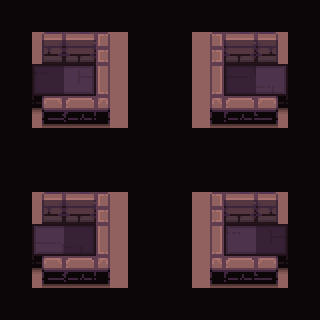

Tiled map render using the project's own tile images. Description and the whole map definition, tile-layer contents included, below:
An orthogonal 10x10 tile map with 32x32 px tiles, 4 tile layers (path, types, ground, floor_shadow), 1 hidden layer not drawn and 10 objects (4x switch, 4x hero, frame, strategy).

<map version="1.2" tiledversion="2019.03.13" orientation="orthogonal" renderorder="right-down" width="10" height="10" tilewidth="32" tileheight="32" infinite="0" nextlayerid="124" nextobjectid="21">
 <tileset firstgid="1" name="tileset" tilewidth="32" tileheight="32" spacing="2" margin="1" tilecount="200" columns="10">
  <image source="tileset.png" trans="000000" width="340" height="680" />
  <terraintypes>
   <terrain name="floor" tile="79" />
   <terrain name="wall" tile="69" />
   <terrain name="hole" tile="78" />
   <terrain name="infected" tile="77" />
  </terraintypes>
 </tileset>
 <layer id="119" name="checkers" width="10" height="10" visible="0">
  <data encoding="csv">
69,0,69,0,69,0,69,0,69,0,
0,69,0,69,0,69,0,69,0,69,
69,0,69,0,69,0,69,0,69,0,
0,69,0,69,0,69,0,69,0,69,
69,0,69,0,69,0,69,0,69,0,
0,69,0,69,0,69,0,69,0,69,
69,0,69,0,69,0,69,0,69,0,
0,69,0,69,0,69,0,69,0,69,
69,0,69,0,69,0,69,0,69,0,
0,69,0,69,0,69,0,69,0,69
</data>
 </layer>
 <layer id="120" name="path" width="10" height="10">
  <data encoding="csv">
0,0,0,0,0,0,0,0,0,0,
79,0,0,0,0,0,0,0,0,79,
79,80,80,0,0,0,0,80,80,79,
79,0,0,0,0,0,0,0,0,79,
0,0,0,0,0,0,0,0,0,0,
0,0,0,0,0,0,0,0,0,0,
79,0,0,0,0,0,0,0,0,79,
79,80,80,0,0,0,0,80,80,79,
79,0,0,0,0,0,0,0,0,79,
0,0,0,0,0,0,0,0,0,0
</data>
 </layer>
 <objectgroup id="2" name="objects">
  <object id="11" name="switch" type="switch" x="238.333" y="244">
   <properties>
    <property name="autoDisable" type="bool" value="true" />
   </properties>
   <point />
  </object>
  <object id="13" name="switch" type="switch" x="79.667" y="243.333">
   <properties>
    <property name="autoDisable" type="bool" value="true" />
   </properties>
   <point />
  </object>
  <object id="14" name="switch" type="switch" x="240.667" y="84">
   <properties>
    <property name="autoDisable" type="bool" value="true" />
   </properties>
   <point />
  </object>
  <object id="15" name="switch" type="switch" x="80.667" y="84">
   <properties>
    <property name="autoDisable" type="bool" value="true" />
   </properties>
   <point />
  </object>
  <object id="9" name="hero" type="hero" x="272" y="243.333">
   <properties>
    <property name="initialDirection" value="w" />
   </properties>
   <point />
  </object>
  <object id="16" name="hero" type="hero" x="46.333" y="242">
   <properties>
    <property name="initialDirection" value="e" />
   </properties>
   <point />
  </object>
  <object id="17" name="hero" type="hero" x="270" y="82.667">
   <properties>
    <property name="initialDirection" value="w" />
   </properties>
   <point />
  </object>
  <object id="18" name="hero" type="hero" x="50.667" y="85.333">
   <properties>
    <property name="initialDirection" value="e" />
   </properties>
   <point />
  </object>
 </objectgroup>
 <objectgroup id="14" name="camera">
  <object id="19" name="frame" type="frame" x="33" y="29.5" width="256.5" height="239" />
  <object id="20" name="strategy" type="strategy" x="-8" y="130">
   <point />
  </object>
 </objectgroup>
 <layer id="121" name="types" width="10" height="10">
  <data encoding="csv">
79,79,79,79,79,79,79,79,79,79,
79,70,70,70,79,79,70,70,70,79,
79,80,80,70,79,79,70,80,80,79,
79,70,70,70,79,79,70,70,70,79,
79,79,79,79,79,79,79,79,79,79,
79,79,79,79,79,79,79,79,79,79,
79,70,70,70,79,79,70,70,70,79,
79,80,80,70,79,79,70,80,80,79,
79,70,70,70,79,79,70,70,70,79,
79,79,79,79,79,79,79,79,79,79
</data>
 </layer>
 <layer id="122" name="ground" width="10" height="10">
  <data encoding="csv">
0,0,0,0,0,0,0,0,0,0,
0,60,2,6,0,0,1,2,59,0,
0,10,132,36,0,0,31,28,144,0,
0,58,45,46,0,0,41,42,57,0,
0,0,0,0,0,0,0,0,0,0,
0,0,0,0,0,0,0,0,0,0,
0,60,2,6,0,0,1,2,59,0,
0,123,30,36,0,0,31,124,18,0,
0,58,45,46,0,0,41,42,57,0,
0,0,0,0,0,0,0,0,0,0
</data>
 </layer>
 <layer id="123" name="floor_shadow" width="10" height="10">
  <data encoding="csv">
0,0,0,0,0,0,0,0,0,0,
0,0,0,0,0,0,0,0,0,0,
0,77,76,0,0,0,0,77,76,0,
0,0,0,0,0,0,0,0,0,0,
0,0,0,0,0,0,0,0,0,0,
0,0,0,0,0,0,0,0,0,0,
0,0,0,0,0,0,0,0,0,0,
0,77,76,0,0,0,0,77,76,0,
0,0,0,0,0,0,0,0,0,0,
0,0,0,0,0,0,0,0,0,0
</data>
 </layer>
</map>
